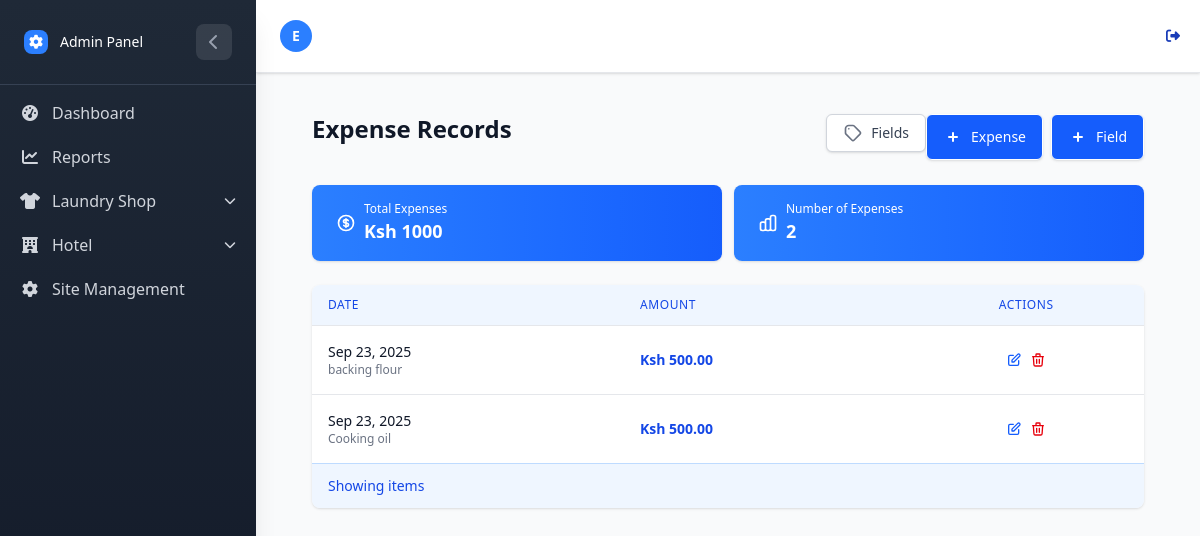
/Hotel/expenses/ (signed in), run on the app's committed database.
### LaundryApp/models.py (models this page shows, shortened)
class UserProfile(AbstractUser):
    username = None
    email = models.EmailField(unique=True)
    USERNAME_FIELD = 'email'
    REQUIRED_FIELDS = []
    APP_CHOICES = (
        ('laundry', 'Laundry'),
        ('hotel', 'Hotel'),
    )
    app_type = models.CharField(max_length=20, choices=APP_CHOICES, default='hotel')
    USER_TYPE_CHOICES = (
        ('admin', 'Admin'),
        ('staff', 'Staff'),
    )
    user_type = models.CharField(max_length=20, choices=USER_TYPE_CHOICES, db_index=True)
    objects = CustomUserManager()

### HotelApp/models.py (models this page shows, shortened)
class HotelExpenseRecord(models.Model):
    field = models.ForeignKey(
        HotelExpenseField, on_delete=models.CASCADE, related_name="records", db_index=True
    )
    amount = models.DecimalField(max_digits=10, decimal_places=2)
    date = models.DateField(auto_now_add=True, db_index=True)
    notes = models.CharField(max_length=150, null=True, blank=True)

class HotelExpenseField(models.Model):
    label = models.CharField(max_length=100, db_index=True)
    created_at = models.DateTimeField(auto_now_add=True)
    class Meta:
        unique_together = ('label',)  # Prevent duplicate labels

### HotelApp/Vews/expense.py (the view)
# urls.py: path('expenses/', expense_list, name='expense_list'),
@login_required
def expense_list(request):
    records = HotelExpenseRecord.objects.select_related("field").order_by("-date")
    total_amount = records.aggregate(Sum('amount'))['amount__sum'] or 0
    record_count = records.count()
    average_expense = records.aggregate(Avg('amount'))['amount__avg'] or 0
    context = {
        "records": records,
        "total_amount": total_amount,
        "record_count": record_count,
        "average_expense": round(average_expense, 2),
    }
    return render(request, "Hotelexpenses/expense_list.html", context)

### HotelApp/templates/Hotelexpenses/expense_list.html (shortened to what this page needs)
{% extends "../home.html" %}
{% block content %}
<div class="max-w-7xl mx-auto px-4 sm:px-6 lg:px-8 py-4 sm:py-6 lg:py-8">
    <div class="flex flex-col sm:flex-row sm:items-center sm:justify-between mb-6 sm:mb-8">
        <h1 class="text-2xl sm:text-3xl font-bold text-gray-900 mb-4 sm:mb-0">Expense Records</h1>
        <div class="flex flex-col sm:flex-row space-y-2 sm:space-y-0 sm:space-x-3">
            <a href="{% url 'hotel:expense_field_list' %}"
                class="inline-flex items-center justify-center px-4 py-2 border border-gray-300 rounded-md shadow-sm text-sm font-medium text-gray-700 bg-white hover:bg-gray-50 focus:outline-none focus:ring-2 focus:ring-offset-2 focus:ring-blue-500">
                <span class="xs:hidden">Fields</span>
            </a>
            <div class="flex space-x-2 sm:space-x-3">
                <a href="{% url 'hotel:expense_form' %}"
                    class="flex-1 inline-flex items-center justify-center px-4 py-2 border border-transparent rounded-md shadow-sm text-sm font-medium text-white bg-blue-600 hover:bg-blue-700 focus:outline-none focus:ring-2 focus:ring-offset-2 focus:ring-blue-500">
                    <svg class="-ml-1 mr-2 h-5 w-5" xmlns="http://www.w3.org/2000/svg" viewBox="0 0 20 20"
                        fill="currentColor">
                        <path fill-rule="evenodd"
                            d="M10 5a1 1 0 011 1v3h3a1 1 0 110 2h-3v3a1 1 0 11-2 0v-3H6a1 1 0 110-2h3V6a1 1 0 011-1z"
                            clip-rule="evenodd" />
                    </svg>
                    <span class="xs:hidden">Expense</span>
                </a>
                <a href="{% url 'hotel:createhotel_expense_field' %}"
                    class="flex-1 inline-flex items-center justify-center px-4 py-2 border border-transparent rounded-md shadow-sm text-sm font-medium text-white bg-blue-600 hover:bg-blue-700 focus:outline-none focus:ring-2 focus:ring-offset-2 focus:ring-blue-500">
                    <svg class="-ml-1 mr-2 h-5 w-5" xmlns="http://www.w3.org/2000/svg" viewBox="0 0 20 20"
                        fill="currentColor">
                        <path fill-rule="evenodd"
                            d="M10 5a1 1 0 011 1v3h3a1 1 0 110 2h-3v3a1 1 0 11-2 0v-3H6a1 1 0 110-2h3V6a1 1 0 011-1z"
                            clip-rule="evenodd" />
                    </svg>
                    <span class="xs:hidden">Field</span>
                </a>
            </div>
        </div>
    </div>
    <div class="grid grid-cols-2 xs:grid-cols-1 gap-3 sm:gap-5 mb-6 sm:mb-8">
        <div class="bg-gradient-to-r from-blue-500 to-blue-600 overflow-hidden shadow rounded-lg text-white">
            <div class="px-4 py-4 sm:p-5">
                <div class="flex items-center">
                    <div class="flex-shrink-0 bg-blue-700 rounded-md p-2 sm:p-3">
                    </div>
                    <div class="ml-4 flex-1 min-w-0">
                        <dl>
                            <dt class="text-xs sm:text-sm font-medium text-blue-100 truncate">Total Expenses</dt>
                            <dd class="flex items-baseline">
                                <div class="text-lg sm:text-xl font-semibold">Ksh {{ total_amount|default:"0.00" }}
                                </div>
                            </dd>
                        </dl>
                    </div>
                </div>
            </div>
        </div>
        <div class="bg-gradient-to-r from-blue-500 to-blue-600 overflow-hidden shadow rounded-lg text-white">
            <div class="px-4 py-4 sm:p-5">
                <div class="flex items-center">
                    <div class="flex-shrink-0 bg-blue-700 rounded-md p-2 sm:p-3">
                    </div>
                    <div class="ml-4 flex-1 min-w-0">
                        <dl>
                            <dt class="text-xs sm:text-sm font-medium text-blue-100 truncate">Number of Expenses</dt>
                            <dd class="flex items-baseline">
                                <div class="text-lg sm:text-xl font-semibold">{{ records.count }}</div>
                            </dd>
                        </dl>
                    </div>
                </div>
            </div>
        </div>
    </div>
    {% if records %}
    <div class="bg-white shadow overflow-hidden rounded-lg w-full">
        <div class="overflow-x-auto w-full">
            <table class="w-full divide-y divide-gray-200">
                <thead class="bg-blue-50">
                    <tr>
                        <th scope="col"
                            class="px-4 py-3 text-left text-xs font-medium text-blue-700 uppercase tracking-wider">
                            Date
                        </th>
                        <th scope="col"
                            class="px-4 py-3 text-left text-xs font-medium text-blue-700 uppercase tracking-wider">
                            Amount
                        </th>
                        <th scope="col"
                            class="px-4 py-3 text-right text-xs font-medium text-blue-700 uppercase tracking-wider">
                            Actions
                        </th>
                    </tr>
                </thead>
                <tbody class="bg-white divide-y divide-gray-200">
                    {% for record in records %}
                    <tr class="hover:bg-blue-50 transition-colors duration-150">
                        <td class="px-4 py-4 whitespace-nowrap">
                            <div class="text-sm font-medium text-gray-900">{{ record.date|date:"M d, Y" }}</div>
                            <div class="text-xs text-gray-500 sm:hidden">{{ record.field.label }}</div>
                        </td>
                        <td class="px-4 py-4 whitespace-nowrap">
                            <div class="text-sm font-semibold text-blue-700">Ksh {{ record.amount }}</div>
                        </td>
                        <td class="px-4 py-4 whitespace-nowrap text-right text-sm font-medium">
                            <div class="flex justify-center space-x-2">
                                <a href="{% url 'hotel:edit_expense_record' record.id %}"
                                    class="text-blue-600 hover:text-blue-800 p-1 rounded-full hover:bg-blue-100 transition-colors duration-150"
                                    title="Edit">
                                </a>
                                <a href="{% url 'hotel:delete_expense_record' record.id %}"
                                    class="text-red-600 hover:text-red-800 p-1 rounded-full hover:bg-red-100 transition-colors duration-150"
                                    title="Delete">
                                </a>
                            </div>
                        </td>
                    </tr>
                    {% endfor %}
                </tbody>
            </table>
        </div>
        <div class="bg-blue-50 px-4 py-3 flex items-center justify-between border-t border-blue-200">
            <div class="text-sm text-blue-700">
                <p class="sm:hidden">Showing {{ records.paginator.count }} items</p>
            </div>
        </div>
    </div>
    {% endif %}
</div>
{% endblock %}

### LaundryApp/templates/home.html (shortened to what this page needs)
{% load static tailwind_tags %}
{% load static %}
<!DOCTYPE html>
<html lang="en">
<head>
    {% tailwind_css %}
    <link rel="stylesheet" href="https://cdnjs.cloudflare.com/ajax/libs/font-awesome/6.4.0/css/all.min.css">
    <link rel="stylesheet" href="{% static 'css/dist/styles.css' %}">
</head>
<body class="bg-gray-50 min-h-screen font-sans">
    <div id="sidebar"
        class="sidebar-gradient w-64 fixed top-0 left-0 h-full sidebar-transition z-50 shadow-xl sidebar-mobile-hidden lg:sidebar-mobile-visible">
        <div class="p-4 lg:p-6 border-b border-gray-700">
            <div class="flex items-center justify-between">
                <div class="flex items-center space-x-3">
                    <div class="w-6 h-6 bg-blue-500 rounded-lg flex items-center justify-center">
                        {% if user.is_authenticated and user.is_superuser %}
                        <i class="fas fa-cog text-white text-sm"></i>
                        {% elif app_type == 'hotel' %}
                        <i class="fas fa-utensils text-white text-sm"></i>
                        {% elif app_type == 'laundry' %}
                       <img src="{% static 'logos/Clean-page-' %}" alt="">
                        {% else %}
                        <i class="fas fa-building text-white text-sm"></i>
                        {% endif %}
                    </div>
                    <span class="text-white text-sm font-medium sidebar-header-text">
                        {% if user.is_authenticated and user.is_superuser %}
                        Admin Panel
                        {% elif app_type == 'hotel' %}
                        Hotel Management
                        {% elif app_type == 'laundry' %}
                        Laundry Management
                        {% else %}
                        Welcome
                        {% endif %}
                    </span>
                </div>
                {% if user.is_superuser or app_type == 'hotel' or app_type == 'laundry' %}
                <button id="sidebar-toggle" class="sidebar-toggle-btn text-gray-400 hover:text-white lg:flex hidden">
                    <i class="fas fa-chevron-left"></i>
                </button>
                {% endif %}
            </div>
        </div>
        <div class="sidebar-scrollable">
            <nav class="p-2 lg:p-4 space-y-1">
                {% if user.is_authenticated and user.is_superuser %}
                <a href="{% url 'laundry:dashboard' %}"
                    class="flex items-center space-x-3 px-3 py-2 lg:px-4 lg:py-3 text-gray-300 hover:bg-gray-700 hover:text-white rounded-lg transition-colors group"
                    title="Dashboard">
                    <i class="fas fa-tachometer-alt w-5 text-center"></i>
                    <span class="sidebar-text">Dashboard</span>
                </a>
                <a href="{% url 'laundry:laundryapp_dashboard' %}"
                    class="flex items-center space-x-3 px-3 py-2 lg:px-4 lg:py-3 text-gray-300 hover:bg-gray-700 hover:text-white rounded-lg transition-colors group"
                    title="Reports">
                    <i class="fas fa-chart-line w-5 text-center"></i>
                    <span class="sidebar-text">Reports</span>
                </a>
                <div class="dropdown-group" id="laundry-dropdown-group">
                    <div class="dropdown-toggle flex items-center space-x-3 px-3 py-2 lg:px-4 lg:py-3 text-gray-300 hover:bg-gray-700 hover:text-white rounded-lg transition-colors group cursor-pointer"
                        onclick="toggleDropdown('laundry-dropdown', 'laundry')">
                        <i class="fas fa-shirt w-5 text-center"></i>
                        <span class="sidebar-text flex-1">Laundry Shop</span>
                        <i class="fas fa-chevron-down text-xs transition-transform duration-300"></i>
                    </div>
                </div>
                <div class="dropdown-group" id="hotel-dropdown-group">
                    <div class="dropdown-toggle flex items-center space-x-3 px-3 py-2 lg:px-4 lg:py-3 text-gray-300 hover:bg-gray-700 hover:text-white rounded-lg transition-colors group cursor-pointer"
                        onclick="toggleDropdown('hotel-dropdown', 'hotel')">
                        <i class="fas fa-hotel w-5 text-center"></i>
                        <span class="sidebar-text flex-1">Hotel</span>
                        <i class="fas fa-chevron-down text-xs transition-transform duration-300"></i>
                    </div>
                </div>
                <a href="{% url 'laundry:user_management' %}"
                    class="flex items-center space-x-3 px-3 py-2 lg:px-4 lg:py-3 text-gray-300 hover:bg-gray-700 hover:text-white rounded-lg transition-colors group"
                    title="Site Management">
                    <i class="fas fa-cog w-5 text-center"></i>
                    <span class="sidebar-text">Site Management</span>
                </a>
                {% endif %}
            </nav>
        </div>
    </div>
    <div id="main-content"
        class="content-transition min-h-screen content-mobile-full {% if user.is_authenticated %}lg:ml-64{% endif %}">
        <header class="bg-white shadow-sm border-b border-gray-200">
            <div class="flex items-center justify-between px-4 py-3 lg:px-6 lg:py-4">
                <div class="flex items-center space-x-3 p-2">
                    <div class="flex items-center justify-around space-x-3">
                        <div class="relative">
                            <div
                                class="w-8 h-8 lg:w-10 lg:h-10 bg-blue-500 rounded-full flex items-center justify-center">
                                <span class="text-white font-semibold text-sm lg:text-base">{{ user.get_username|first|upper}}</span>
                            </div>
                        </div>
                    </div>
                </div>
                {% if user.is_authenticated %}
                <form method="post" action="{% url 'logout' %}">
                    <button type="submit"
                        class="text-blue-800 hover:text-blue-600 text-sm lg:text-base bg-transparent border-0 cursor-pointer flex items-center">
                        <i class="fas fa-sign-out-alt mr-1"></i>
                    </button>
                </form>
                {% else %}
                <a href="{% url 'login' %}"
                    class="text-blue-800 hover:text-blue-600 text-sm lg:text-base bg-transparent border-0 cursor-pointer flex items-center">
                    <i class="fas fa-sign-in-alt mr-1"></i>
                    <span class="hidden sm:inline">Login</span>
                </a>
                {% endif %}
            </div>
        </header>
        <main class="p-4 lg:p-6">
            {% block content %}{% endblock %}
        </main>
    </div>
</body>
</html>

### LaundryApp/templates/home.html (style rules this page uses)
.sidebar-transition { transition: all 0.3s ease-in-out; }
.content-transition { transition: margin-left 0.3s ease-in-out; }
.sidebar-gradient { background: linear-gradient(180deg, #1f2937 0%, #111827 100%); }
.sidebar-toggle-btn { transition: all 0.3s ease; width: 36px; height: 36px; display: flex; align-items: center; justify-content: center; border-radius: 8px; background-color: rgba(255, 255, 255, 0.1); }
.dropdown-toggle { cursor: pointer; }
.dropdown-toggle i.fa-chevron-down { transition: transform 0.3s ease; }
.sidebar-scrollable { height: calc(100% - 80px); overflow-y: auto; }

### data on the page
UserProfile: get_username|first "E"
HotelExpenseRecord: date "Sep 23, 2025", field.label "backing flour", amount "500.00"
HotelExpenseRecord: date "Sep 23, 2025", field.label "Cooking oil", amount "500.00"

### other printed values
{{ total_amount|default:"0.00" }} "1000"
{{ records.count }} "2"
